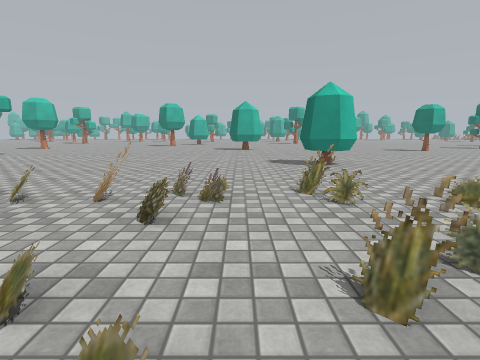
View 1 (above)

24 first-person views from a walk through a scene from a Unity 3-D project. The camera is 1.2 m above the floor, tilts 10° down and sees 85° across. The floor is counted in squares, 1 m on a side. Each view is taken from the middle of a square. On the plan, view 1 faces up. The plan holds only what a view shows up to about 12 squares ahead; the rest is blank. The place goes on beyond the plan. The player character is not drawn. Some surface patterns are stand-ins.

View 2
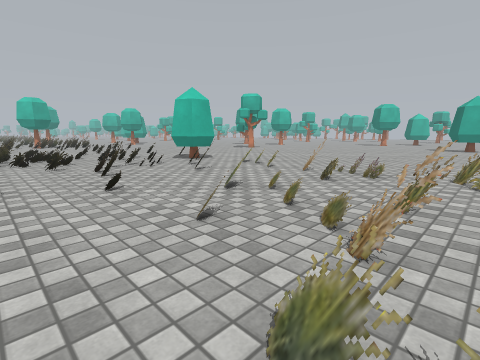

View 3
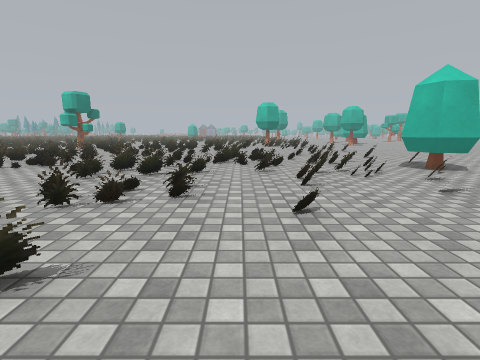

View 4
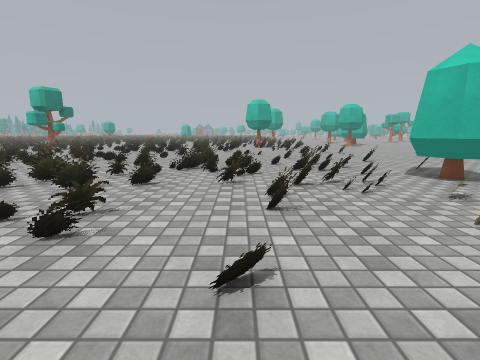

View 5
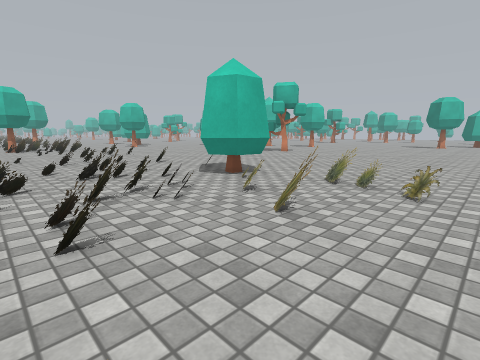

View 6
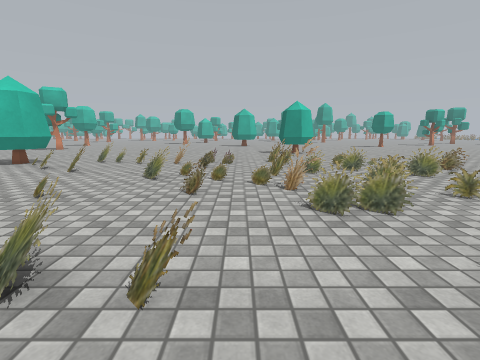

View 7
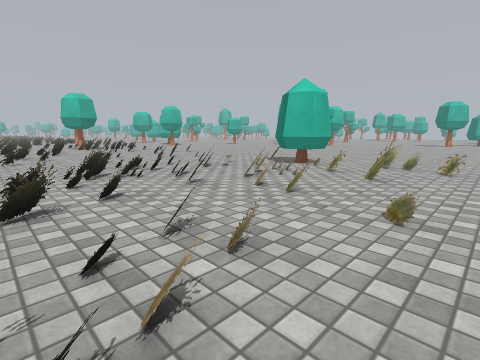

View 8
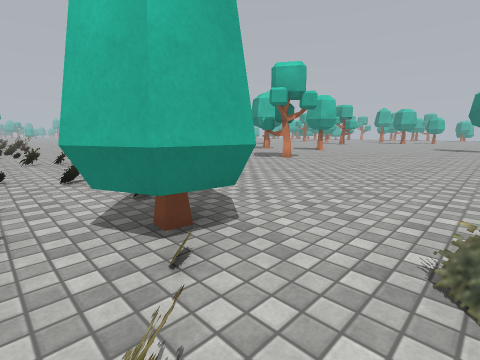

View 9
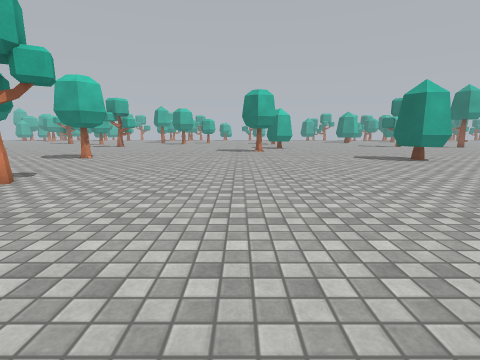

View 10
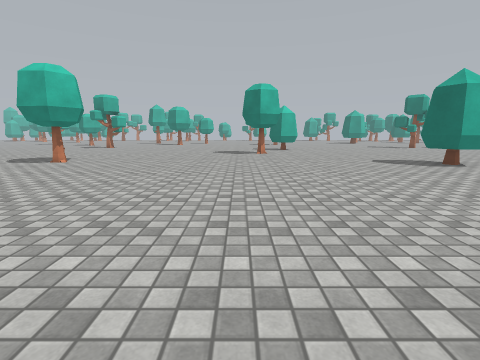

View 11
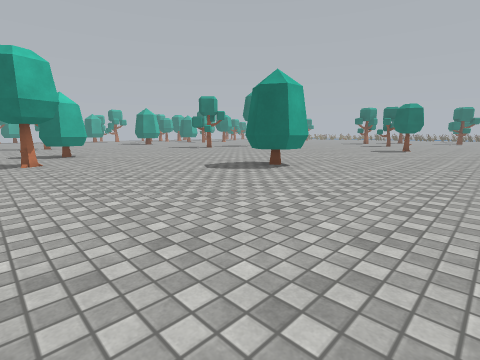

View 12
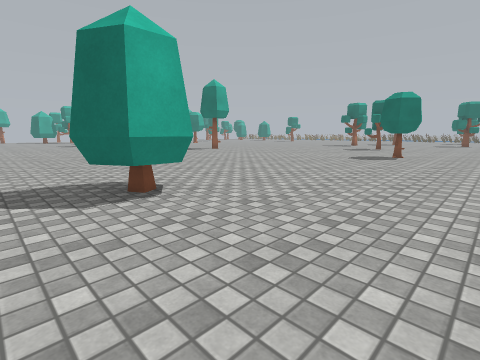

View 13
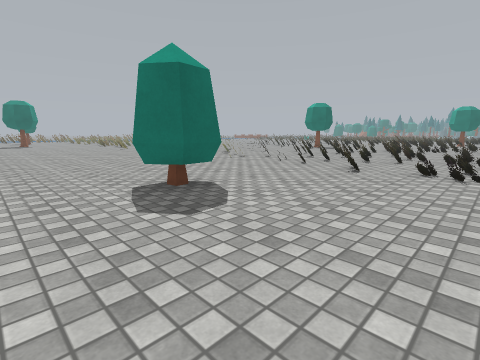

View 14
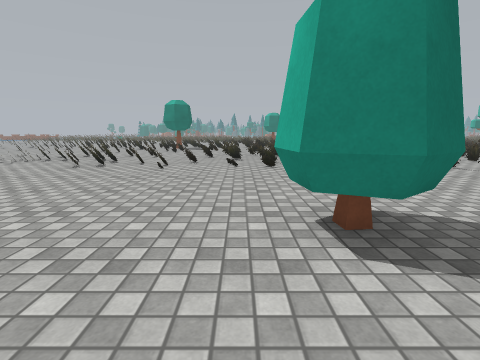

View 15
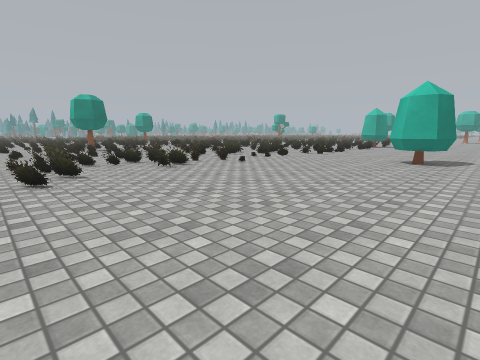

View 16
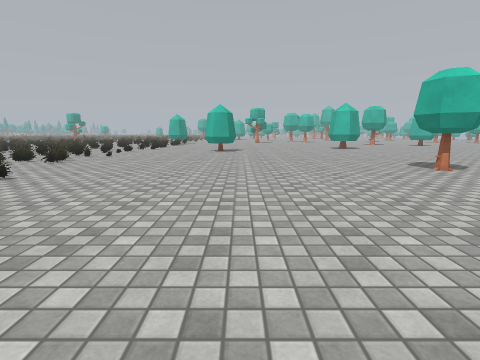

View 17
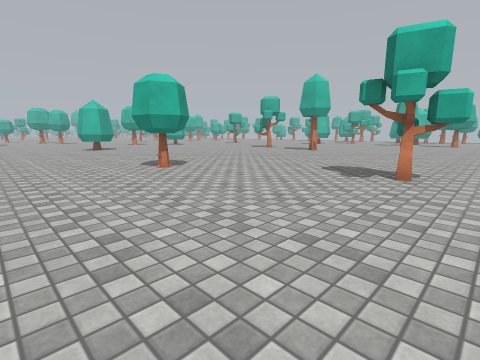

View 18
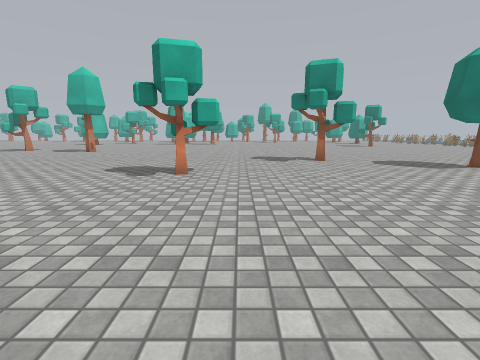

View 19
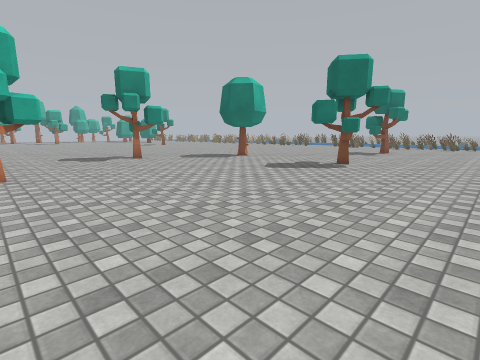

View 20
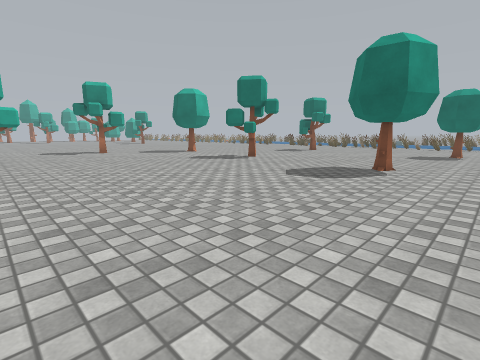

View 21
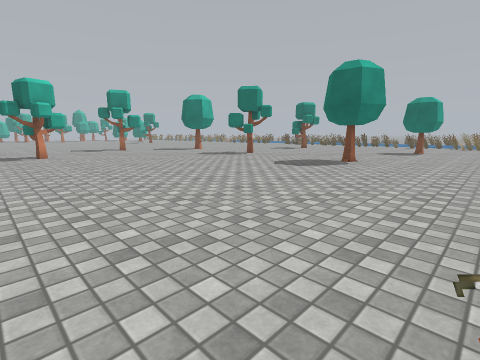

View 22
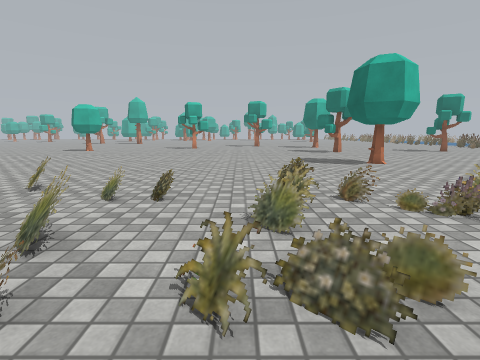

View 23
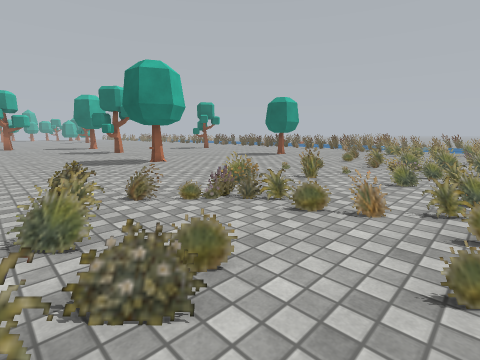

View 24
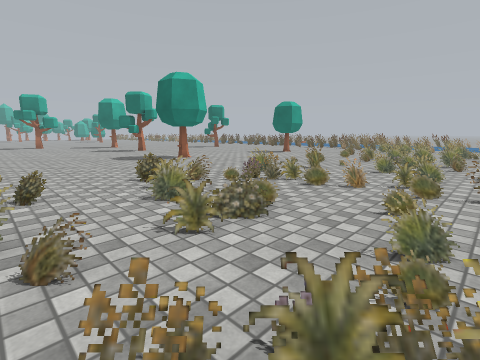

### Floor plan
Key: @ floor where view 1 was taken; # wall or solid block; x gap in a wall; . main floor; : floor 0.25 m higher than the main floor; / step, stairs or slope; = window, fence, low wall or low ledge; T thing the floor can be seen under or through; O other object.
Columns run from 15 left of view 1 to 31 right of it. Each row starts with its distance up from view 1.
 26         O#.. ....          ..............O#....
 25        ........... ..      ....................
 24        ...............      ..................O
 23        ................      ......OO.........
 22 #....................... .. .......OO.........
 21 O..............O ............................
 20 ..............OOO...........O.................
 19 ...............OO.......... OO...............O.
 18 ............................OO..............OOO
 17 .............................................O.
 16 ...............................................
 15  O.............................................
 14 OO.............................................
 13   .............................................
 12   ................O............................
 11   ................OO........................#O.
 10   ................OO...........................
  9  ..............................................
  8  ..............................................
  7  ..............................................
  6  ...   ..=....=.=.............=. .==....=......
  5 .==.= OO.=:===#=.=...........===  ...==.==.==..
  4 ..=..OOO......=........====.....   ....==.==..=
  3 =....:..=.=........=..=====...=.    .=..x..O...
  2 =...=.....=..=..===#==# .#====#.     ..==.....=
  1 #...=..=.....=..# #=#=      #==      ......==..
  0 ...#=..===.....@=T==#       ==.      ==.=..#==.
 -1 :..#=/.=......=....==         .      .===..==
 -2 ..===/..........=x=.         =.
 -3 ...==/.=.==........
 -4 ....:..x..#=.===..
 -5  .=...===.==......
 -6   =....==..    .
 -7  =.........
 -8  .=.......
 -9    O==...

Where each view was taken, in squares from view 1:
view 1: 0 up, 0 right, facing up
view 2: 3 down, 2 right, facing up-left
view 3: 2 down, 0 right, facing left
view 4: 1 down, 2 left, facing left
view 5: 1 down, 3 left, facing up-left
view 6: 6 down, 0 right, facing up
view 7: 5 down, 3 left, facing up-left
view 8: 3 up, 6 left, facing up-left
view 9: 8 up, 8 left, facing up
view 10: 10 up, 8 left, facing up
view 11: 14 up, 8 left, facing up-right
view 12: 15 up, 2 left, facing up-right
view 13: 14 up, 2 left, facing down-right
view 14: 14 up, 5 right, facing down
view 15: 13 up, 16 right, facing down-left
view 16: 12 up, 22 right, facing left
view 17: 14 up, 22 right, facing up-left
view 18: 14 up, 22 right, facing up
view 19: 13 up, 20 right, facing up-right
view 20: 8 up, 20 right, facing up-right
view 21: 6 up, 18 right, facing up-right
view 22: 0 up, 24 right, facing up
view 23: 0 up, 24 right, facing up-right
view 24: 1 down, 22 right, facing up-right
